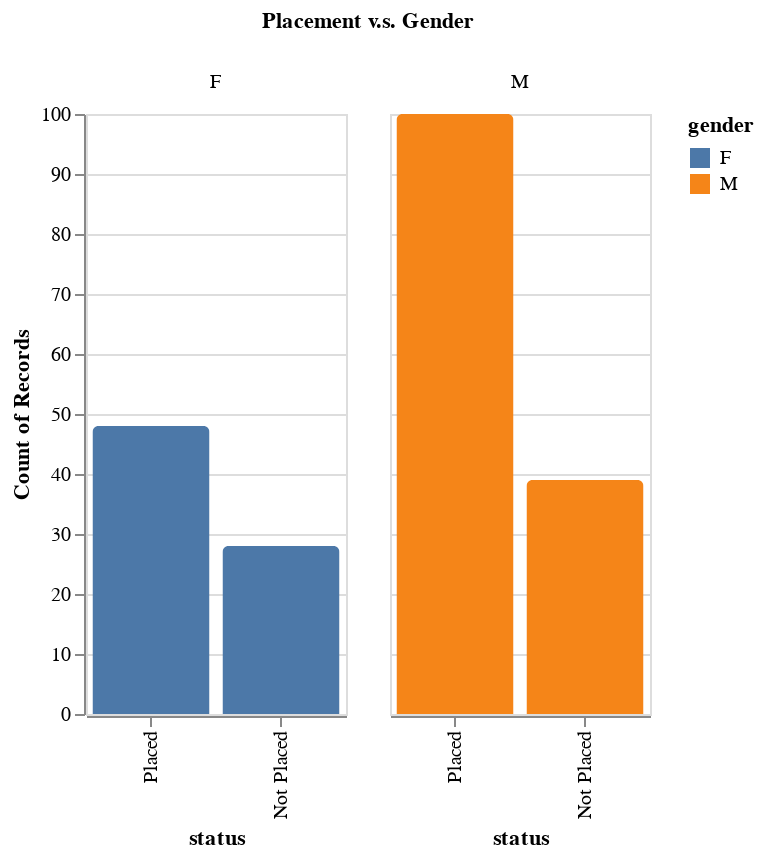

The code cell stored with this chart in its notebook:
### Code cell
# gender in placement 
'''caution!'''
alt.Chart(recruit).mark_bar(
    cornerRadiusTopLeft=3,
    cornerRadiusTopRight=3
).encode(
    alt.X('status:N',sort='-y'),
    y = 'count(status):Q',
    color = 'gender:N',
    column = alt.Column('gender:N', title='Placement v.s. Gender')
).properties( 
    width=130
)

### Figure 1 — Vega-Lite specification as saved in the notebook (floating-point values rounded to 4 significant figures; data arrays with more than 128 entries replaced by an {"elided": "..."} marker saying what was removed)
{"config": {"view": {"continuousWidth": 400, "continuousHeight": 300}}, "data": {"name": "data-b9890e884955e0ebf1503e18dfcb90d2"}, "mark": {"type": "bar", "cornerRadiusTopLeft": 3, "cornerRadiusTopRight": 3}, "encoding": {"color": {"type": "nominal", "field": "gender"}, "column": {"type": "nominal", "field": "gender", "title": "Placement v.s. Gender"}, "x": {"type": "nominal", "field": "status", "sort": "-y"}, "y": {"type": "quantitative", "aggregate": "count", "field": "status"}}, "width": 130, "$schema": "https://vega.github.io/schema/vega-lite/v4.8.1.json", "datasets": {"data-b9890e884955e0ebf1503e18dfcb90d2": {"elided": "215 records"}}}
